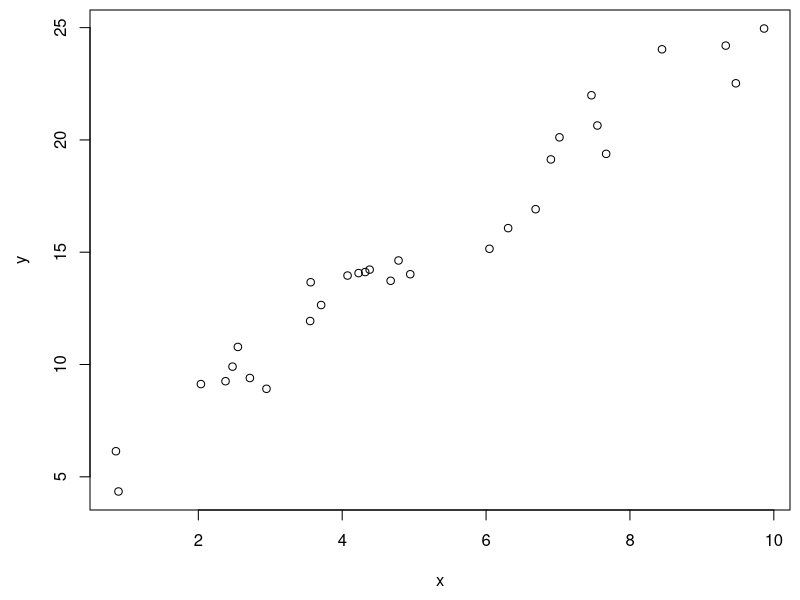

Reproduce this figure in R.
n <- 30
x <- runif(n, 0, 10)
y <- 5 + 2*x + rnorm(n)
win.graph(width=8, height=6)
par(mai=c(0.9, 0.9, 0.1, 0.1))
plot(x, y)

savePlot("example", type = "eps")